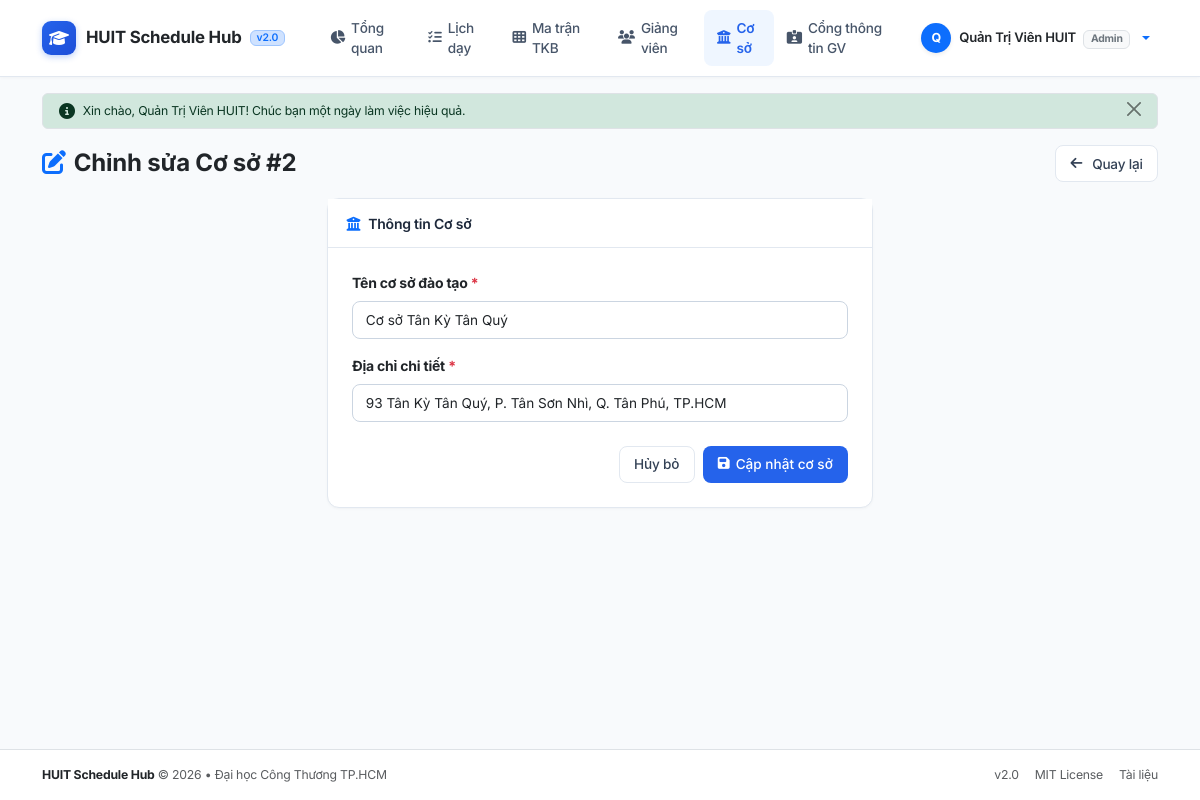
Before: /index.php?controller=branch&action=edit&id=2 (signed in) with the older database file.
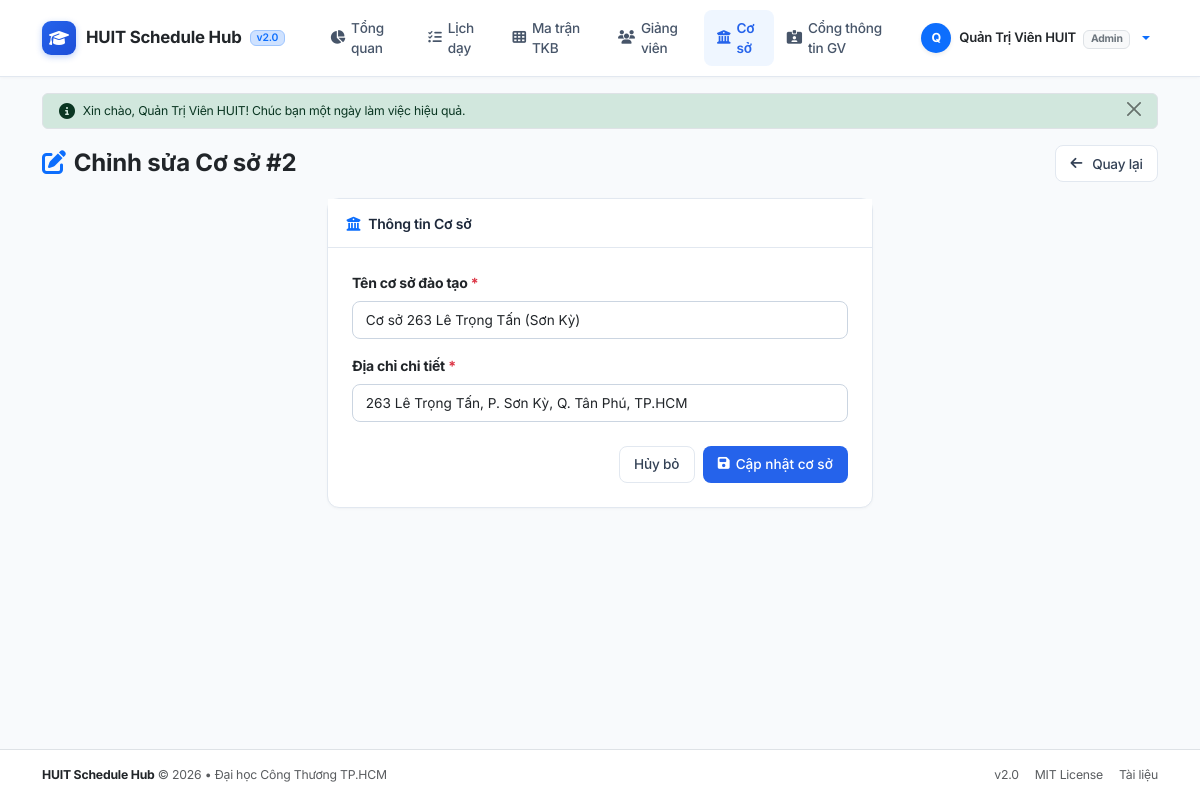
After: the same page with the newer database file.
### tables this page shows
CREATE TABLE IF NOT EXISTS `branches` (
    `id` INT AUTO_INCREMENT PRIMARY KEY,
    `branch_name` VARCHAR(150) NOT NULL COMMENT 'Tên cơ sở',
    `address` VARCHAR(255) NOT NULL COMMENT 'Địa chỉ cơ sở',
    `created_at` TIMESTAMP DEFAULT CURRENT_TIMESTAMP
);

### src/Controllers/BranchController.php (called while the page is built, shortened)
<?php
class BranchController
{
    private Branch $branchModel;
    public function __construct()
    {
        $this->branchModel = new Branch();
    }
    public function edit(): void
    {
        $id = (int) ($_GET['id'] ?? 0);
        $branch = $this->branchModel->find($id);
        require_once __DIR__ . '/../../views/branches/edit.php';
    }
}

### src/Config/Database.php (called while the page is built, shortened)
<?php
class Database
{
    private static ?PDO $instance = null;
    public static function getConnection(): PDO
    {
        if (self::$instance === null) {
            $host = $_ENV['DB_HOST'] ?? '127.0.0.1';
            $port = $_ENV['DB_PORT'] ?? '3306';
            $dbname = $_ENV['DB_NAME'] ?? 'huit_db';
            $user = $_ENV['DB_USER'] ?? 'root';
            $pass = $_ENV['DB_PASS'] ?? '';
            $dsn = "mysql:host={$host};port={$port};dbname={$dbname};charset=utf8mb4";
            try {
                self::$instance = new PDO($dsn, $user, $pass, [
                    PDO::ATTR_ERRMODE => PDO::ERRMODE_EXCEPTION,
                    PDO::ATTR_DEFAULT_FETCH_MODE => PDO::FETCH_ASSOC,
                    PDO::ATTR_EMULATE_PREPARES => false,
                ]);
            } catch (PDOException $e) {
                die("Lỗi kết nối cơ sở dữ liệu: " . $e->getMessage());
            }
        }
        return self::$instance;
    }
}

### src/Models/Branch.php (called while the page is built, shortened)
<?php
class Branch
{
    private PDO $db;
    public function __construct()
    {
        $this->db = Database::getConnection();
    }
    public function find(int $id): ?array
    {
        $stmt = $this->db->prepare("SELECT * FROM branches WHERE id = ?");
        $stmt->execute([$id]);
        $row = $stmt->fetch();
        return $row ?: null;
    }
}

### views/branches/edit.php (the view, shortened to what this page needs)
<?php
require_once __DIR__ . '/../layouts/header.php';
?>
<div class="d-flex justify-content-between align-items-center mb-3">
    <h4 class="fw-bold text-dark mb-0">
        <i class="fa-solid fa-pen-to-square text-primary me-2"></i>Chỉnh sửa Cơ sở #<?= $branch['id'] ?>
    </h4>
    <a href="index.php?controller=branch&action=index" class="btn-modern-outline">
        <i class="fa-solid fa-arrow-left me-1"></i> Quay lại
    </a>
</div>
<div class="row justify-content-center">
    <div class="col-lg-6">
        <div class="card card-custom">
            <div class="card-header-custom">
                <i class="fa-solid fa-building-columns me-2 text-primary"></i>Thông tin Cơ sở
            </div>
            <div class="card-body p-4">
                <form method="POST" action="index.php?controller=branch&action=edit&id=<?= $branch['id'] ?>">
                    <div class="mb-3">
                        <label for="branch_name" class="form-label fw-bold">Tên cơ sở đào tạo <span class="text-danger">*</span></label>
                        <input type="text" class="form-control" id="branch_name" name="branch_name"
                               value="<?= htmlspecialchars($_POST['branch_name'] ?? $branch['branch_name']) ?>" required>
                    </div>
                    <div class="mb-4">
                        <label for="address" class="form-label fw-bold">Địa chỉ chi tiết <span class="text-danger">*</span></label>
                        <input type="text" class="form-control" id="address" name="address"
                               value="<?= htmlspecialchars($_POST['address'] ?? $branch['address']) ?>" required>
                    </div>
                    <div class="d-flex justify-content-end gap-2">
                        <a href="index.php?controller=branch&action=index" class="btn-modern-outline">Hủy bỏ</a>
                        <button type="submit" class="btn-modern-primary">
                            <i class="fa-solid fa-floppy-disk"></i> Cập nhật cơ sở
                        </button>
                    </div>
                </form>
            </div>
        </div>
    </div>
</div>
<?php require_once __DIR__ . '/../layouts/footer.php'; ?>

Changed rows visible on the page:
changed branches id 2: branch_name "Cơ sở Tân Kỳ Tân Quý" → "Cơ sở 263 Lê Trọng Tấn (Sơn Kỳ)"; address "93 Tân Kỳ Tân Quý, P. Tân Sơn Nhì, Q. Tân Phú, TP.HCM" → "263 Lê Trọng Tấn, P. Sơn Kỳ, Q. Tân Phú, TP.HCM"
